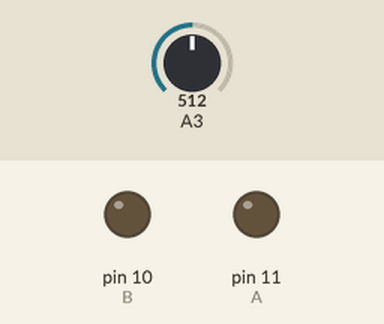
Simulated run of this sketch. Board: Arduino Uno, built with avr-gcc and run on an emulated ATmega328P. Parts: output pins drawn as LEDs (lit = HIGH). The inputs (shaded band) are chosen by the test bench; at power-on: A3 = 512. What the sketch prints to the serial monitor is not drawn.

Above: at 0.1 s.
At 2.1 s:
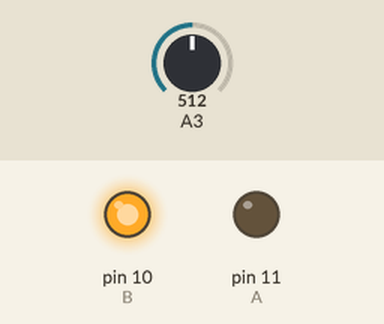
Timing chart, 0 to 3.6 s (numbered marks = the images above):
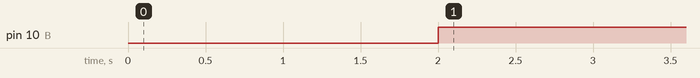

Measured:
- by itself, pin 10 (B): LOW → HIGH at 2.0 s

The sketch:

motor_dc.ino
```cpp
int A = 11;
int B = 10;

int velocidade = 50;

void setup() {
  pinMode(A, OUTPUT);
  pinMode(B, OUTPUT);
  delay(2000);
  Serial.begin(9600);
}

void loop() {

  //velocidade = velocidade*25999999999995/5;
  digitalWrite(A, LOW);
   digitalWrite(B, HIGH);
  Serial.println(analogRead(11));
//   //analogWrite(B, velocidade);
//   //digitalWrite(B, HIGH);
//   //velocidade = velocidade/9999999999999;
//   delay (50);
//   analogWrite(B, HIGH);
//   delay (400);
}
```
